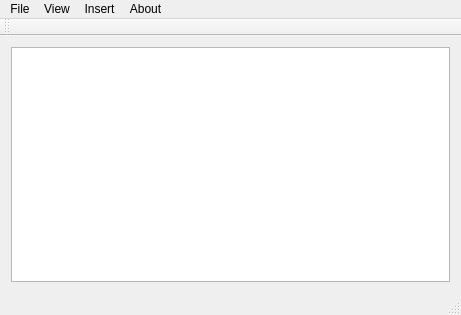
<?xml version="1.0" encoding="UTF-8"?>
<ui version="4.0">
 <class>MainWindow</class>
 <widget class="QMainWindow" name="MainWindow">
  <property name="geometry">
   <rect>
    <x>0</x>
    <y>0</y>
    <width>461</width>
    <height>315</height>
   </rect>
  </property>
  <property name="windowTitle">
   <string>MainWindow</string>
  </property>
  <widget class="QWidget" name="centralWidget">
   <layout class="QHBoxLayout" name="horizontalLayout">
    <item>
     <widget class="QTableView" name="tableView"/>
    </item>
   </layout>
  </widget>
  <widget class="QMenuBar" name="menuBar">
   <property name="geometry">
    <rect>
     <x>0</x>
     <y>0</y>
     <width>461</width>
     <height>21</height>
    </rect>
   </property>
   <widget class="QMenu" name="menuFile">
    <property name="title">
     <string>File</string>
    </property>
    <addaction name="actionNew_Table_Ctrl_N"/>
    <addaction name="actionSave_Ctrl_S"/>
    <addaction name="actionOpen_Ctrl_O"/>
    <addaction name="actionSave_As"/>
   </widget>
   <widget class="QMenu" name="menuView">
    <property name="title">
     <string>View</string>
    </property>
    <addaction name="actionTable"/>
    <addaction name="actionDiagramm"/>
   </widget>
   <widget class="QMenu" name="menuInsert">
    <property name="title">
     <string>Insert</string>
    </property>
    <addaction name="actionInsert_Row"/>
    <addaction name="actionDelete_Row"/>
   </widget>
   <widget class="QMenu" name="menuAbout">
    <property name="title">
     <string>About</string>
    </property>
    <addaction name="actionAbout_Applications"/>
   </widget>
   <addaction name="menuFile"/>
   <addaction name="menuView"/>
   <addaction name="menuInsert"/>
   <addaction name="menuAbout"/>
  </widget>
  <widget class="QToolBar" name="mainToolBar">
   <attribute name="toolBarArea">
    <enum>TopToolBarArea</enum>
   </attribute>
   <attribute name="toolBarBreak">
    <bool>false</bool>
   </attribute>
  </widget>
  <widget class="QStatusBar" name="statusBar"/>
  <action name="actionNew_Table_Ctrl_N">
   <property name="text">
    <string>New Table                Ctrl + N</string>
   </property>
  </action>
  <action name="actionSave_Ctrl_S">
   <property name="text">
    <string>Save                           Ctrl + S</string>
   </property>
  </action>
  <action name="actionOpen_Ctrl_O">
   <property name="text">
    <string>Open...                      Ctrl + O</string>
   </property>
  </action>
  <action name="actionSave_As">
   <property name="text">
    <string>Save As...               </string>
   </property>
  </action>
  <action name="actionTable">
   <property name="text">
    <string>Table</string>
   </property>
  </action>
  <action name="actionDiagramm">
   <property name="text">
    <string>Diagram</string>
   </property>
  </action>
  <action name="actionInsert_Row">
   <property name="text">
    <string>Insert Row</string>
   </property>
  </action>
  <action name="actionDelete_Row">
   <property name="text">
    <string>Delete Row</string>
   </property>
  </action>
  <action name="actionAbout_Applications">
   <property name="text">
    <string>About Application</string>
   </property>
  </action>
 </widget>
 <layoutdefault spacing="6" margin="11"/>
 <tabstops>
  <tabstop>tableView</tabstop>
 </tabstops>
 <resources/>
 <connections/>
</ui>
